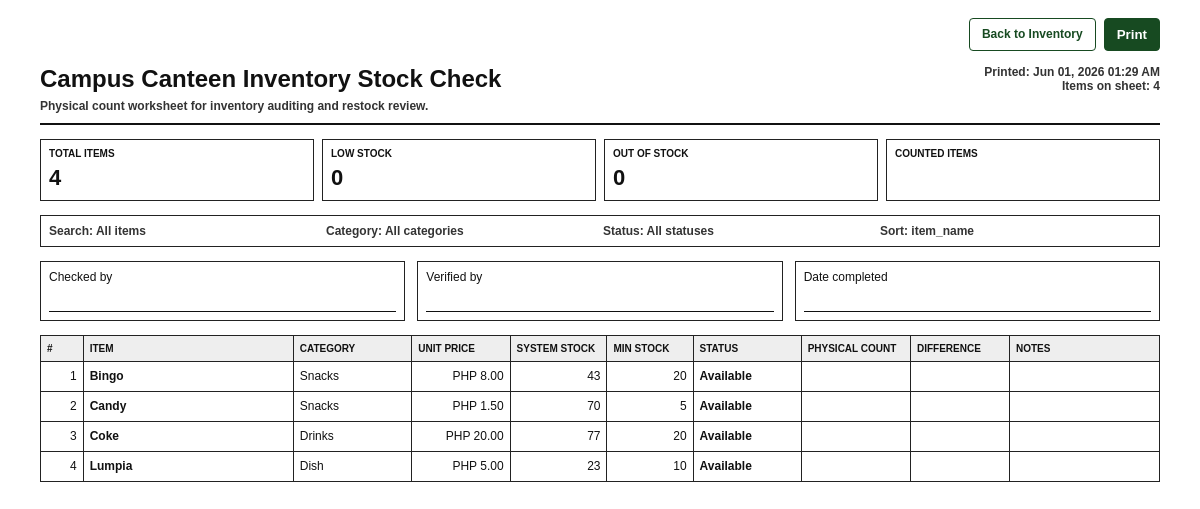
/inventory/list/print-checklist/ (signed in), run on the app's committed database.
### inventory/models.py (models this page shows, shortened)
class InventoryItem(models.Model):
	item_name = models.CharField(max_length=100)
	category = models.CharField(max_length=50)
	unit_price = models.DecimalField(max_digits=8, decimal_places=2)
	quantity_in_stock = models.PositiveIntegerField()
	minimum_stock_level = models.PositiveIntegerField()
	status = models.CharField(max_length=20, choices=STATUS_CHOICES, default="Available")

### accounts/decorators.py (the view, shortened to what this page needs)
    def _wrapped_view(request, *args, **kwargs):
        if not request.user.is_authenticated:
            return redirect(f'/accounts/login/?next={request.path}')
        role = 'cashier'
        if hasattr(request.user, 'profile'):
            role = request.user.profile.role
        return view_func(request, *args, **kwargs)

### inventory/context_processors.py (called while the page is built)
def stock_alerts(request):
    if not getattr(request, 'user', None) or not request.user.is_authenticated:
        return {}
    low_stock_count = InventoryItem.objects.filter(
        quantity_in_stock__lte=F('minimum_stock_level'),
        quantity_in_stock__gt=0,
    ).count()
    out_of_stock_count = InventoryItem.objects.filter(quantity_in_stock=0).count()
    return {
        'global_low_stock_count': low_stock_count,
        'global_out_of_stock_count': out_of_stock_count,
        'global_stock_alert_count': low_stock_count + out_of_stock_count,
    }

### inventory/views.py (called while the page is built)
def get_inventory_summary():
    total_items = InventoryItem.objects.count()
    low_stock_count = InventoryItem.objects.filter(
        quantity_in_stock__lte=models.F('minimum_stock_level'),
        quantity_in_stock__gt=0,
    ).count()
    out_of_stock_count = InventoryItem.objects.filter(quantity_in_stock=0).count()
    return {
        'total_items': total_items,
        'low_stock_count': low_stock_count,
        'out_of_stock_count': out_of_stock_count,
    }

@admin_required
def inventory_print_checklist(request):
    items, filter_context = get_filtered_inventory_items(request)
    summary = get_inventory_summary()
    return render(request, 'inventory/inventory_print_checklist.html', {
        'items': items,
        'printed_at': timezone.localtime(),
        **summary,
        **filter_context,
    })

### templates/inventory/inventory_print_checklist.html (shortened to what this page needs)
<!DOCTYPE html>
<html lang="en">
<head>
</head>
<body>
    <div class="sheet">
        <div class="screen-actions">
            <a class="btn" href="{% url 'inventory_list' %}{% if request.GET.urlencode %}?{{ request.GET.urlencode }}{% endif %}">Back to Inventory</a>
            <button class="btn btn-primary" type="button" onclick="window.print()">Print</button>
        </div>
        <header class="print-header">
            <div>
                <h1>Campus Canteen Inventory Stock Check</h1>
                <div class="subtitle">Physical count worksheet for inventory auditing and restock review.</div>
            </div>
            <div class="meta">
                <div>Printed: {{ printed_at|date:"M d, Y h:i A" }}</div>
                <div>Items on sheet: {{ items|length }}</div>
            </div>
        </header>
        <section class="summary-grid" aria-label="Inventory summary">
            <div class="summary-box">
                <div class="summary-label">Total Items</div>
                <div class="summary-value">{{ total_items }}</div>
            </div>
            <div class="summary-box">
                <div class="summary-label">Low Stock</div>
                <div class="summary-value">{{ low_stock_count }}</div>
            </div>
            <div class="summary-box">
                <div class="summary-label">Out of Stock</div>
                <div class="summary-value">{{ out_of_stock_count }}</div>
            </div>
            <div class="summary-box">
                <div class="summary-label">Counted Items</div>
                <div class="summary-value">&nbsp;</div>
            </div>
        </section>
        <section class="filter-list" aria-label="Applied filters">
            <div>Search: {{ search_query|default:"All items" }}</div>
            <div>Category: {{ category_filter|default:"All categories" }}</div>
            <div>Status: {{ stock_filter|default:"All statuses" }}</div>
            <div>Sort: {{ sort_by }}</div>
        </section>
        <section class="signoff" aria-label="Stock check sign off">
            <div class="signoff-box">
                Checked by
                <div class="signoff-line"></div>
            </div>
            <div class="signoff-box">
                Verified by
                <div class="signoff-line"></div>
            </div>
            <div class="signoff-box">
                Date completed
                <div class="signoff-line"></div>
            </div>
        </section>
        <table>
            <thead>
                <tr>
                    <th style="width: 4%;">#</th>
                    <th style="width: 20%;">Item</th>
                    <th style="width: 11%;">Category</th>
                    <th style="width: 9%;">Unit Price</th>
                    <th style="width: 9%;">System Stock</th>
                    <th style="width: 8%;">Min Stock</th>
                    <th style="width: 10%;">Status</th>
                    <th style="width: 10%;">Physical Count</th>
                    <th style="width: 9%;">Difference</th>
                    <th style="width: 10%;">Notes</th>
                </tr>
            </thead>
            <tbody>
                {% for item in items %}
                    <tr>
                        <td class="number">{{ forloop.counter }}</td>
                        <td><strong>{{ item.item_name }}</strong></td>
                        <td>{{ item.category }}</td>
                        <td class="number">PHP {{ item.unit_price }}</td>
                        <td class="number">{{ item.quantity_in_stock }}</td>
                        <td class="number">{{ item.minimum_stock_level }}</td>
                        <td>
                            {% if item.quantity_in_stock == 0 %}
                                <span class="status status-out">Out of Stock</span>
                            {% elif item.quantity_in_stock <= item.minimum_stock_level %}
                                <span class="status status-low">Low Stock</span>
                            {% else %}
                                <span class="status">Available</span>
                            {% endif %}
                        </td>
                        <td class="blank-cell">&nbsp;</td>
                        <td class="blank-cell">&nbsp;</td>
                        <td class="blank-cell notes-cell">&nbsp;</td>
                    </tr>
                {% empty %}
                    <tr>
                        <td colspan="10" class="empty-state">No inventory items match the current filters.</td>
                    </tr>
                {% endfor %}
            </tbody>
        </table>
    </div>
</body>
</html>

### templates/inventory/inventory_print_checklist.html (style rules this page uses)
* { box-sizing: border-box; }
body { color: #111; font-family: Arial, Helvetica, sans-serif; font-size: 12px; margin: 0; padding: 18px; }
.sheet { max-width: 1120px; margin: 0 auto; }
.screen-actions { display: flex; gap: 8px; justify-content: flex-end; margin-bottom: 14px; }
.btn { background: #fff; border: 1px solid #174a21; border-radius: 4px; color: #174a21; cursor: pointer; font-weight: 700; padding: 8px 12px; text-decoration: none; }
.btn-primary { background: #174a21; color: #fff; }
.print-header { border-bottom: 2px solid #111; display: grid; gap: 12px; grid-template-columns: 1fr auto; padding-bottom: 10px; }
h1 { font-size: 24px; letter-spacing: 0; margin: 0 0 6px; }
.subtitle, .meta, .filter-list { color: #333; font-weight: 700; }
.meta { text-align: right; }
.summary-grid { display: grid; gap: 8px; grid-template-columns: repeat(4, 1fr); margin: 14px 0; }
.summary-box { border: 1px solid #222; min-height: 62px; padding: 8px; }
.summary-label { font-size: 10px; font-weight: 800; text-transform: uppercase; }
.summary-value { font-size: 22px; font-weight: 900; margin-top: 6px; }
.filter-list { border: 1px solid #222; display: grid; gap: 6px; grid-template-columns: repeat(4, 1fr); margin-bottom: 14px; padding: 8px; }
.signoff { display: grid; gap: 12px; grid-template-columns: repeat(3, 1fr); margin-bottom: 14px; }
.signoff-box { border: 1px solid #222; min-height: 46px; padding: 8px; }
.signoff-line { border-bottom: 1px solid #111; height: 20px; margin-top: 8px; }
table { border-collapse: collapse; width: 100%; }
th, td { border: 1px solid #222; padding: 7px 6px; text-align: left; vertical-align: top; }
th { background: #eee; font-size: 10px; text-transform: uppercase; }
.number { text-align: right; white-space: nowrap; }
.blank-cell { height: 30px; min-width: 80px; }
.notes-cell { min-width: 150px; }
.status { font-weight: 800; white-space: nowrap; }

### data on the page
InventoryItem: item_name "Bingo", category "Snacks", unit_price "8.00", quantity_in_stock "43", minimum_stock_level "20", shows "Available"
InventoryItem: item_name "Candy", category "Snacks", unit_price "1.50", quantity_in_stock "70", minimum_stock_level "5", shows "Available"
InventoryItem: item_name "Coke", category "Drinks", unit_price "20.00", quantity_in_stock "77", minimum_stock_level "20", shows "Available"
InventoryItem: item_name "Lumpia", category "Dish", unit_price "5.00", quantity_in_stock "23", minimum_stock_level "10", shows "Available"

### other printed values
{{ printed_at|date:"M d, Y h:i A" }} "Jun 01, 2026 01:29 AM"
{{ items|length }} "4"
{{ total_items }} "4"
{{ low_stock_count }} "0"
{{ out_of_stock_count }} "0"
{{ search_query|default:"All items" }} "All items"
{{ category_filter|default:"All categories" }} "All categories"
{{ stock_filter|default:"All statuses" }} "All statuses"
{{ sort_by }} "item_name"
